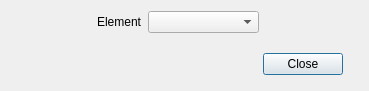
<?xml version="1.0" encoding="UTF-8"?>
<ui version="4.0">
 <class>individual_simple_multiple_channel_data_dlg</class>
 <widget class="QDialog" name="individual_simple_multiple_channel_data_dlg">
  <property name="geometry">
   <rect>
    <x>0</x>
    <y>0</y>
    <width>369</width>
    <height>91</height>
   </rect>
  </property>
  <property name="sizePolicy">
   <sizepolicy hsizetype="Preferred" vsizetype="Preferred">
    <horstretch>0</horstretch>
    <verstretch>0</verstretch>
   </sizepolicy>
  </property>
  <property name="minimumSize">
   <size>
    <width>0</width>
    <height>0</height>
   </size>
  </property>
  <property name="maximumSize">
   <size>
    <width>16777215</width>
    <height>16777215</height>
   </size>
  </property>
  <property name="windowTitle">
   <string>Simplified Multiple Channel Data</string>
  </property>
  <widget class="QDialogButtonBox" name="simple_mult_cells_buttonBox">
   <property name="geometry">
    <rect>
     <x>250</x>
     <y>50</y>
     <width>93</width>
     <height>28</height>
    </rect>
   </property>
   <property name="orientation">
    <enum>Qt::Horizontal</enum>
   </property>
   <property name="standardButtons">
    <set>QDialogButtonBox::Close</set>
   </property>
  </widget>
  <widget class="QWidget" name="layoutWidget">
   <property name="geometry">
    <rect>
     <x>90</x>
     <y>10</y>
     <width>170</width>
     <height>24</height>
    </rect>
   </property>
   <layout class="QHBoxLayout" name="horizontalLayout">
    <item>
     <widget class="QLabel" name="label_12">
      <property name="sizePolicy">
       <sizepolicy hsizetype="Fixed" vsizetype="Preferred">
        <horstretch>0</horstretch>
        <verstretch>0</verstretch>
       </sizepolicy>
      </property>
      <property name="minimumSize">
       <size>
        <width>50</width>
        <height>0</height>
       </size>
      </property>
      <property name="maximumSize">
       <size>
        <width>50</width>
        <height>16777215</height>
       </size>
      </property>
      <property name="toolTip">
       <string>&lt;html&gt;&lt;head/&gt;&lt;body&gt;&lt;p&gt;&lt;span style=&quot; font-weight:600;&quot;&gt;IMGRID(I)&lt;/span&gt;&lt;/p&gt;&lt;p&gt;A character to define a new bridge cross section dataset.&lt;/p&gt;&lt;p&gt;Range: 1 - NNOD &lt;/p&gt;&lt;/body&gt;&lt;/html&gt;</string>
      </property>
      <property name="text">
       <string>Element</string>
      </property>
      <property name="alignment">
       <set>Qt::AlignRight|Qt::AlignTrailing|Qt::AlignVCenter</set>
      </property>
     </widget>
    </item>
    <item>
     <widget class="QComboBox" name="individual_simple_multiple_channel_element_cbo">
      <property name="sizePolicy">
       <sizepolicy hsizetype="Fixed" vsizetype="Fixed">
        <horstretch>0</horstretch>
        <verstretch>0</verstretch>
       </sizepolicy>
      </property>
      <property name="minimumSize">
       <size>
        <width>111</width>
        <height>22</height>
       </size>
      </property>
      <property name="maximumSize">
       <size>
        <width>111</width>
        <height>22</height>
       </size>
      </property>
      <property name="toolTip">
       <string>&lt;html&gt;&lt;head/&gt;&lt;body&gt;&lt;p&gt;IMGRID(I)&lt;/p&gt;&lt;/body&gt;&lt;/html&gt;</string>
      </property>
      <property name="editable">
       <bool>false</bool>
      </property>
      <property name="maxVisibleItems">
       <number>20</number>
      </property>
     </widget>
    </item>
   </layout>
  </widget>
 </widget>
 <resources/>
 <connections>
  <connection>
   <sender>simple_mult_cells_buttonBox</sender>
   <signal>accepted()</signal>
   <receiver>individual_simple_multiple_channel_data_dlg</receiver>
   <slot>accept()</slot>
   <hints>
    <hint type="sourcelabel">
     <x>331</x>
     <y>624</y>
    </hint>
    <hint type="destinationlabel">
     <x>271</x>
     <y>619</y>
    </hint>
   </hints>
  </connection>
  <connection>
   <sender>simple_mult_cells_buttonBox</sender>
   <signal>rejected()</signal>
   <receiver>individual_simple_multiple_channel_data_dlg</receiver>
   <slot>reject()</slot>
   <hints>
    <hint type="sourcelabel">
     <x>400</x>
     <y>625</y>
    </hint>
    <hint type="destinationlabel">
     <x>141</x>
     <y>605</y>
    </hint>
   </hints>
  </connection>
 </connections>
</ui>
